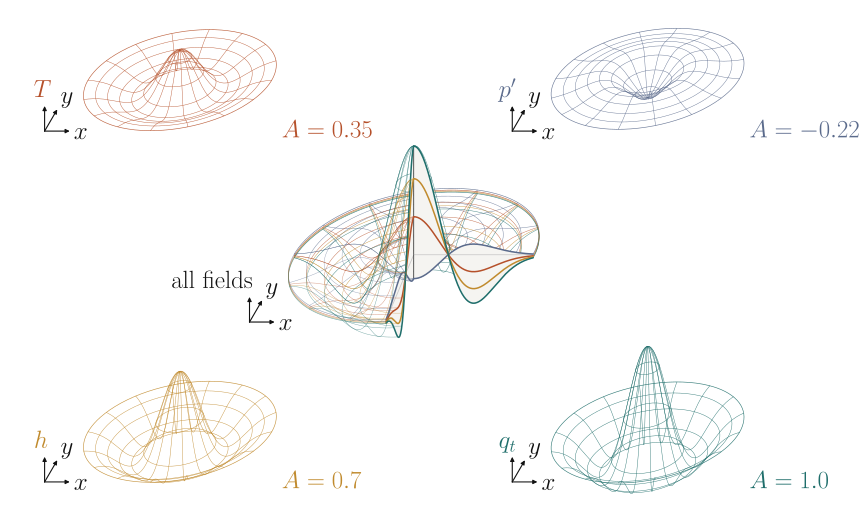

The Python source for this figure:
"""The turbulon figure (Fig. "turbulon concept" in main.tex): an
assembled quincunx with the asymmetric cutout center (right wall face-on
at 0 deg, left wall near view-parallel)."""
import numpy as np
import matplotlib.pyplot as plt
from turblib import PALETTE, AMPS, ORDER, INK, clean_axes, page_fontsize, save
from wirelib import wire_polar, triad, wall

THA_DEG = 275
THA = np.radians(THA_DEG)
TRIAD_LABELS = {'qt': '$q_t$', 'h': '$h$', 'T': '$T$', 'p': "$p'$"}
AMP_TEXT = {'qt': '$A = 1.0$', 'h': '$A = 0.7$', 'T': '$A = 0.35$',
            'p': '$A = -0.22$'}

fig, ax = plt.subplots(figsize=(10, 8))
FS_NOTE = page_fontsize(8.5, fig)

d = 2.8
corners = {'T': (-d, d * 0.75), 'p': (d, d * 0.75),
           'h': (-d, -d * 0.75), 'qt': (d, -d * 0.75)}
for f, (cx, cy) in corners.items():
    wire_polar(ax, AMPS[f], PALETTE[f], x0=cx, y0=cy)
    triad(ax, cx - 1.62, cy - 0.62, TRIAD_LABELS[f], PALETTE[f],
          scale=0.3, lw=0.8, fontsize=FS_NOTE)
    # amplitude label mirrors the triad position on the right side, and
    # sits clear of the wireframe (radius 1.1) rather than over it
    ax.text(cx + 1.22, cy - 0.62, AMP_TEXT[f], ha='left', va='center',
            color=PALETTE[f], fontsize=FS_NOTE)

SC = 1.3
far = [(0.0, np.pi)]
near = [(np.pi, THA)]
for f in sorted(ORDER, key=lambda f: abs(AMPS[f])):
    wire_polar(ax, AMPS[f], PALETTE[f], lw=0.32, alpha=0.85,
               theta_ranges=far, zorder=2, n_rings=7, n_spokes=14,
               scale=SC)
wall(ax, THA, lw=1.1, zorder=5, scale=SC)
wall(ax, 2 * np.pi, lw=1.1, zorder=5, scale=SC)
for f in sorted(ORDER, key=lambda f: abs(AMPS[f])):
    wire_polar(ax, AMPS[f], PALETTE[f], lw=0.32, alpha=0.6,
               theta_ranges=near, zorder=8, n_rings=7, n_spokes=14,
               scale=SC)
# center triad: equal clearance to its (1.3x) turbulon as corners have
# to theirs — edge at -1.155*SC, corner clearance ~0.465
triad(ax, -1.155 * SC - 0.465, -0.62 * SC, 'all fields', INK,
      scale=0.3, lw=0.8, fontsize=FS_NOTE)

clean_axes(ax)
# high-res transparent PNG first (save() closes the figure)
fig.savefig('turbulon_figure_hires.png', dpi=300,
            bbox_inches='tight', pad_inches=0.05, transparent=True)
save(fig, 'turbulon_figure')
print('done')
